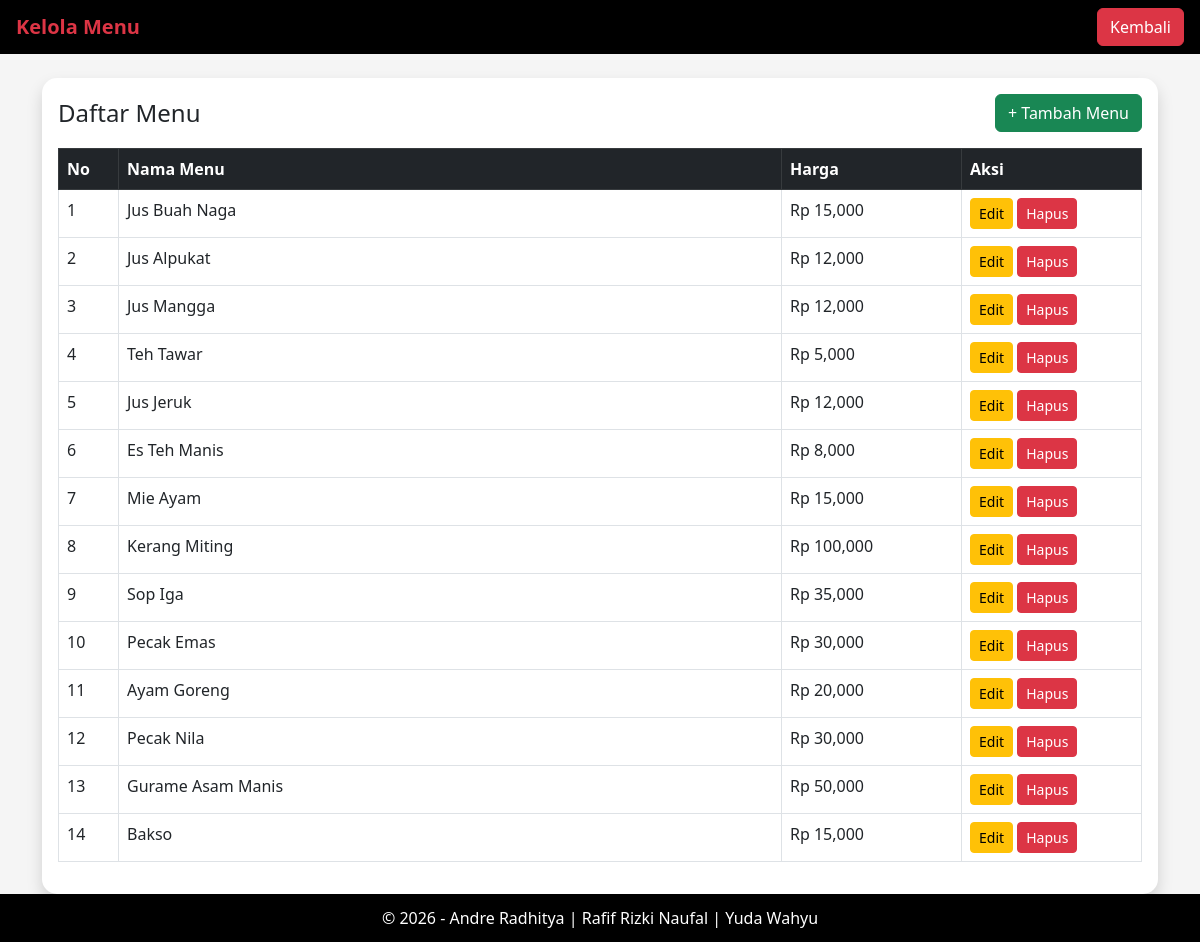
Screenshot of /admin/menu.php (signed in) with the database file from the repository.
### tables this page shows
CREATE TABLE `menu` (
  `id_menu` int(11) NOT NULL,
  `nama_menu` varchar(100) DEFAULT NULL,
  `harga` int(11) DEFAULT NULL
);

### admin/menu.php (the view, shortened to what this page needs)
<?php
include '../config/koneksi.php';
?>
<!DOCTYPE html>
<html>
<head>
<link href="https://cdn.jsdelivr.net/npm/bootstrap@5.3.0/dist/css/bootstrap.min.css" rel="stylesheet">
</head>
<body>
<div class="wrapper">
<nav class="navbar px-3">
    <span class="text-danger fw-bold fs-5">
        Kelola Menu
    </span>
    <a href="../index.php"
       class="btn btn-danger">
       Kembali
    </a>
</nav>
<div class="container mt-4 content">
    <div class="card shadow">
        <div class="card-body">
            <div class="d-flex justify-content-between align-items-center mb-3">
                <h4 class="mb-0">
                    Daftar Menu
                </h4>
                <a href="tambah_menu.php"
                   class="btn btn-success">
                   + Tambah Menu
                </a>
            </div>
            <table class="table table-bordered table-hover">
                <tr class="table-dark">
                    <th width="60">No</th>
                    <th>Nama Menu</th>
                    <th width="180">Harga</th>
                    <th width="180">Aksi</th>
                </tr>
                <?php
                $no=1;
                $data=mysqli_query($conn,
                "SELECT * FROM menu ORDER BY id_menu DESC");
                while($d=mysqli_fetch_assoc($data)){
                ?>
                <tr>
                    <td><?= $no++; ?></td>
                    <td><?= $d['nama_menu']; ?></td>
                    <td>
                        Rp <?= number_format($d['harga']); ?>
                    </td>
                    <td>
                        <a href="edit_menu.php?id=<?= $d['id_menu']; ?>"
                           class="btn btn-warning btn-sm">
                           Edit
                        </a>
                        <a href="hapus_menu.php?id=<?= $d['id_menu']; ?>"
                           class="btn btn-danger btn-sm"
                           onclick="return confirm('Hapus menu ini?')">
                           Hapus
                        </a>
                    </td>
                </tr>
                <?php } ?>
            </table>
        </div>
    </div>
</div>
<footer>
    © 2026 - Andre Radhitya | Rafif Rizki Naufal | Yuda Wahyu
</footer>
</div>
</body>
</html>

### admin/menu.php (style rules this page uses)
html,body { height:100%; }
body { background:#f5f5f5; }
.wrapper { min-height:100%; display:flex; flex-direction:column; }
.content { flex:1; }
.navbar { background:black; }
.card { border:none; border-radius:15px; }
footer { background:black; color:white; text-align:center; padding:12px; }
.table { background:white; }

### rows the page displays
menu: nama_menu "Jus Buah Naga", harga "15,000"
menu: nama_menu "Jus Alpukat", harga "12,000"
menu: nama_menu "Jus Mangga", harga "12,000"
menu: nama_menu "Teh Tawar", harga "5,000"
menu: nama_menu "Jus Jeruk", harga "12,000"
menu: nama_menu "Es Teh Manis", harga "8,000"
menu: nama_menu "Mie Ayam", harga "15,000"
menu: nama_menu "Kerang Miting", harga "100,000"
menu: nama_menu "Sop Iga", harga "35,000"
menu: nama_menu "Pecak Emas", harga "30,000"
menu: nama_menu "Ayam Goreng", harga "20,000"
menu: nama_menu "Pecak Nila", harga "30,000"
menu: nama_menu "Gurame Asam Manis", harga "50,000"
menu: nama_menu "Bakso", harga "15,000"
